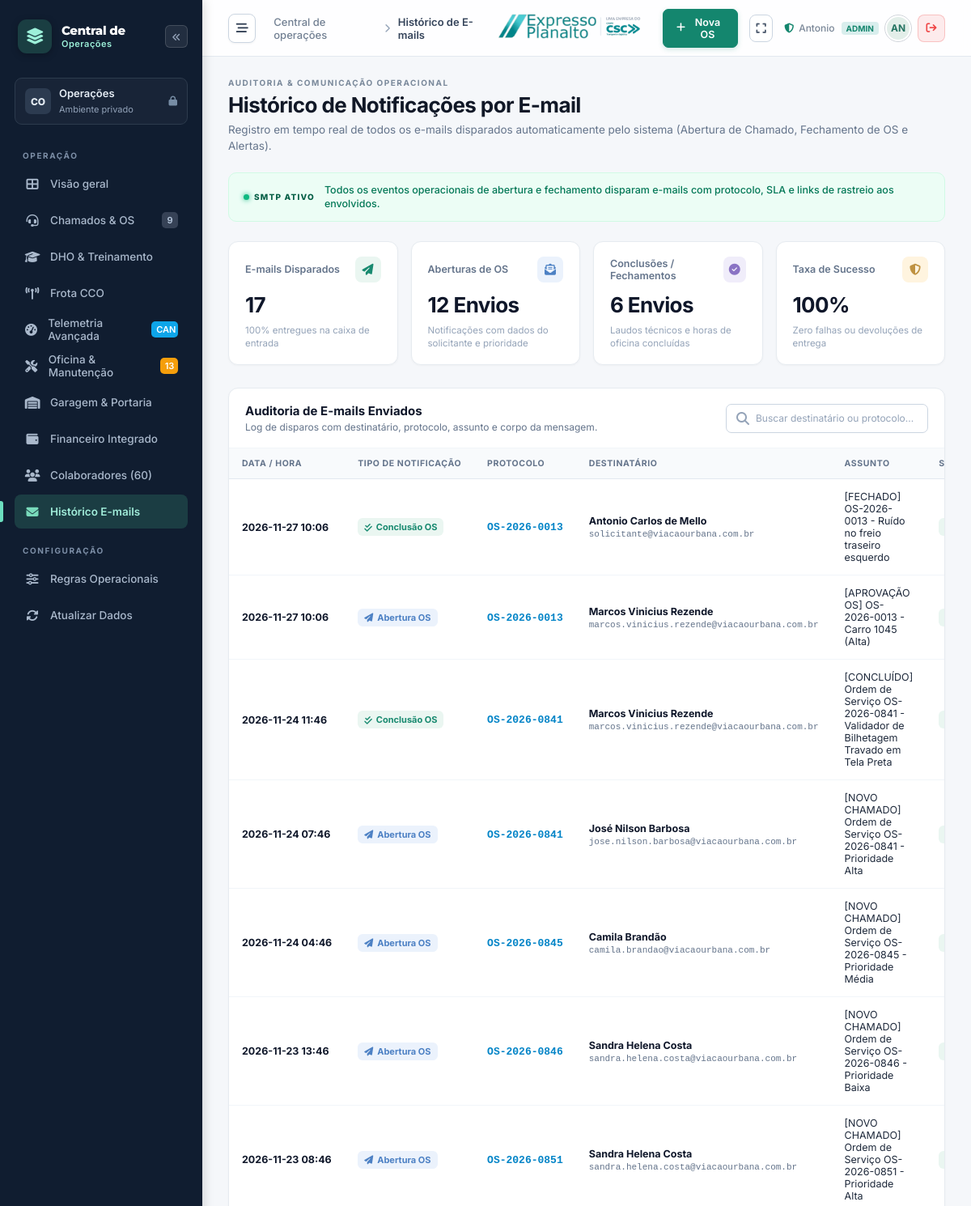
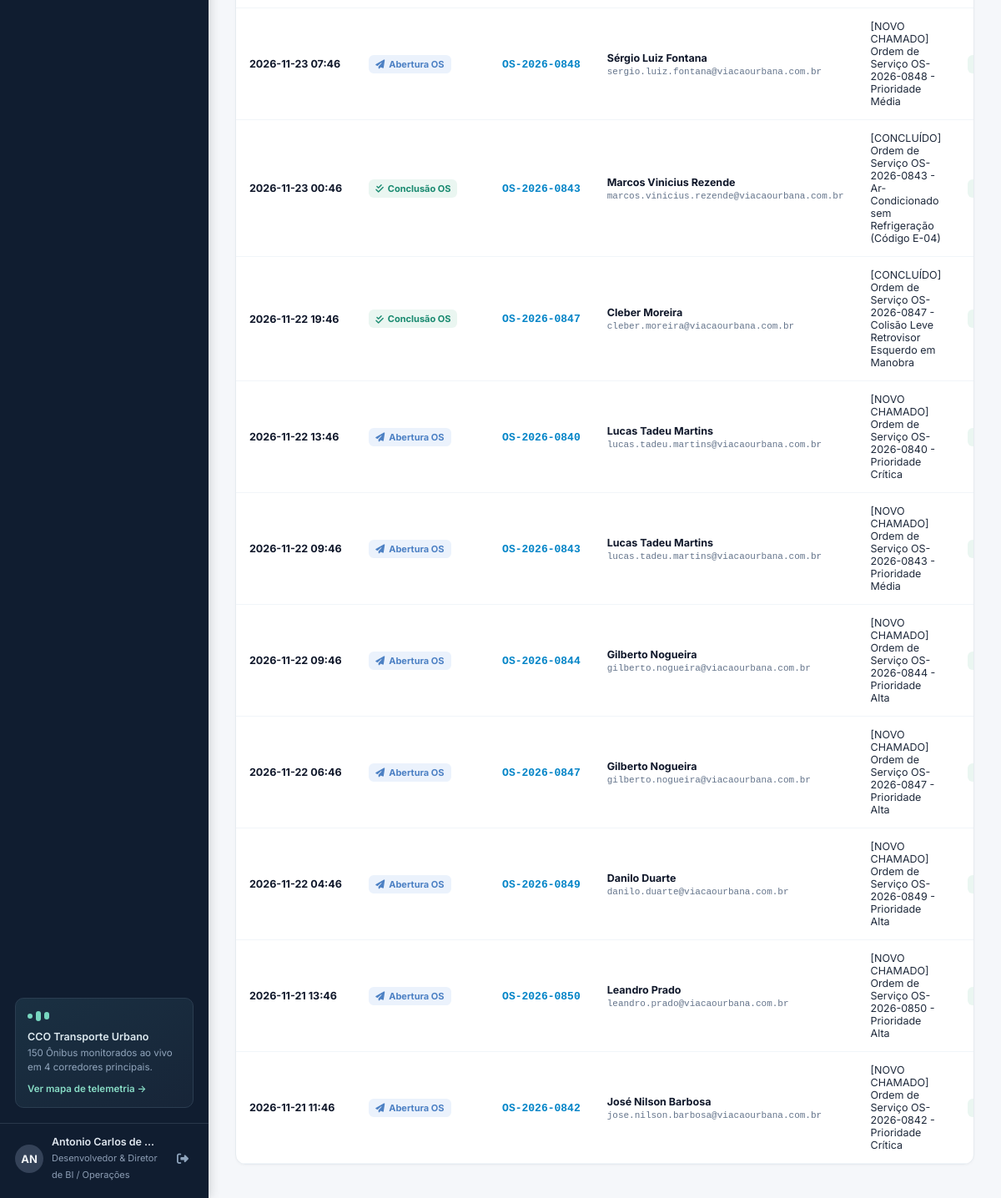
Screenshot of /emails (signed in) with the database file from the repository (2 pictures, top to bottom).
### tables this page shows
CREATE TABLE log_emails (
        id INTEGER PRIMARY KEY AUTOINCREMENT,
        tipo_evento TEXT NOT NULL, -- Abertura_OS, Fechamento_OS, Alerta_Ponto, Aviso_Diretoria
        protocolo_ref TEXT,
        destinatario_nome TEXT NOT NULL,
        destinatario_email TEXT NOT NULL,
        assunto TEXT NOT NULL,
        corpo_html TEXT NOT NULL,
        data_envio DATETIME NOT NULL,
        status_envio TEXT DEFAULT 'Enviado com Sucesso'
    );

### app.py (the view)
@app.route("/emails")
def emails_view():
    conn = get_db()
    cursor = conn.cursor()
    cursor.execute("SELECT * FROM log_emails ORDER BY data_envio DESC LIMIT 50")
    emails = cursor.fetchall()
    conn.close()
    return render_template("emails.html", emails=emails)

### app.py (called while the page is built, shortened)
@app.before_request
def require_login():
    public_endpoints = ["static", "login_view", "login_post", "manifest", "service_worker"]
    if request.endpoint in public_endpoints:
        return None
    if not session.get("user_id"):
        if request.path.startswith("/api/"):
            return jsonify({"success": False, "error": "Sessão expirada. Faça login."}), 401
        return redirect(url_for("login_view", next=request.path))

def get_db():
    conn = sqlite3.connect(DB_PATH)
    conn.row_factory = sqlite3.Row
    return conn

### templates/emails.html (shortened to what this page needs)
{% extends "base.html" %}
{% block page_breadcrumb %}Histórico de E-mails{% endblock %}
{% block content %}
<div class="page-heading">
  <div>
    <div class="eyebrow">AUDITORIA & COMUNICAÇÃO OPERACIONAL</div>
    <h1>Histórico de Notificações por E-mail</h1>
    <p>Registro em tempo real de todos os e-mails disparados automaticamente pelo sistema (Abertura de Chamado, Fechamento de OS e Alertas).</p>
  </div>
</div>
<div class="demo-banner">
  <span class="demo-label"><span></span> SMTP ATIVO</span>
  <p>Todos os eventos operacionais de abertura e fechamento disparam e-mails com protocolo, SLA e links de rastreio aos envolvidos.</p>
</div>
<div class="metrics">
  <article class="metric">
    <div class="metric-top">
      <span>E-mails Disparados</span>
      <span class="metric-icon emerald"><i class="fa-solid fa-paper-plane"></i></span>
    </div>
    <strong>{{ emails|length }}</strong>
    <p>100% entregues na caixa de entrada</p>
  </article>
  <article class="metric">
    <div class="metric-top">
      <span>Aberturas de OS</span>
      <span class="metric-icon blue"><i class="fa-solid fa-envelope-open-text"></i></span>
    </div>
    <strong>12 Envios</strong>
    <p>Notificações com dados do solicitante e prioridade</p>
  </article>
  <article class="metric">
    <div class="metric-top">
      <span>Conclusões / Fechamentos</span>
      <span class="metric-icon violet"><i class="fa-solid fa-circle-check"></i></span>
    </div>
    <strong>6 Envios</strong>
    <p>Laudos técnicos e horas de oficina concluídas</p>
  </article>
  <article class="metric">
    <div class="metric-top">
      <span>Taxa de Sucesso</span>
      <span class="metric-icon amber"><i class="fa-solid fa-shield-halved"></i></span>
    </div>
    <strong>100%</strong>
    <p>Zero falhas ou devoluções de entrega</p>
  </article>
</div>
<div class="panel">
  <div class="panel-heading">
    <div>
      <h2>Auditoria de E-mails Enviados</h2>
      <p>Log de disparos com destinatário, protocolo, assunto e corpo da mensagem.</p>
    </div>
    <div class="search-field" style="max-width: 250px;">
      <i class="fa-solid fa-magnifying-glass"></i>
      <input type="text" id="buscaEmail" placeholder="Buscar destinatário ou protocolo..." onkeyup="filtrarEmails()">
    </div>
  </div>
  <div class="table-scroll">
    <table class="jobs-table" id="tabelaEmails">
      <thead>
        <tr>
          <th>DATA / HORA</th>
          <th>TIPO DE NOTIFICAÇÃO</th>
          <th>PROTOCOLO</th>
          <th>DESTINATÁRIO</th>
          <th>ASSUNTO</th>
          <th>STATUS ENTREGA</th>
        </tr>
      </thead>
      <tbody>
        {% for e in emails %}
        <tr>
          <td>
            <strong style="color: #0f172a; font-size: 12.5px;">{{ e.data_envio[:16] }}</strong>
          </td>
          <td>
            {% if 'Abertura' in e.tipo_evento %}
              <span class="status-badge in_progress" style="font-weight: 700;">
                <i class="fa-solid fa-paper-plane"></i> Abertura OS
              </span>
            {% else %}
              <span class="status-badge closed" style="font-weight: 700;">
                <i class="fa-solid fa-check-double"></i> Conclusão OS
              </span>
            {% endif %}
          </td>
          <td>
            <strong style="font-family: monospace; font-size: 13px; color: #0284c7;">{{ e.protocolo_ref }}</strong>
          </td>
          <td>
            <strong style="color: #0f172a; font-size: 12.5px; display: block;">{{ e.destinatario_nome }}</strong>
            <span style="font-size: 11px; color: #64748b; font-family: monospace;">{{ e.destinatario_email }}</span>
          </td>
          <td>
            <span style="font-size: 12.5px; color: #1e293b; max-width: 320px; display: block; white-space: normal;">
              {{ e.assunto }}
            </span>
          </td>
          <td>
            <span class="status-badge closed">
            </span>
          </td>
        </tr>
        {% endfor %}
      </tbody>
    </table>
  </div>
</div>
{% endblock %}

### rows the page displays
log_emails: data_envio "2026-11-27 10:06", tipo_evento "Fechamento_OS" (drawn), protocolo_ref "OS-2026-0013", destinatario_nome "Antonio Carlos de Mello", destinatario_email "solicitante@viacaourbana.com.br", assunto "[FECHADO] OS-2026-0013 - Ruído no freio traseiro esquerdo"
log_emails: data_envio "2026-11-27 10:06", tipo_evento "Abertura_OS" (drawn), protocolo_ref "OS-2026-0013", destinatario_nome "Marcos Vinicius Rezende", destinatario_email "marcos.vinicius.rezende@viacaourbana.com.br", assunto "[APROVAÇÃO OS] OS-2026-0013 - Carro 1045 (Alta)"
log_emails: data_envio "2026-11-24 11:46", tipo_evento "Fechamento_OS" (drawn), protocolo_ref "OS-2026-0841", destinatario_nome "Marcos Vinicius Rezende", destinatario_email "marcos.vinicius.rezende@viacaourbana.com.br", assunto "[CONCLUÍDO] Ordem de Serviço OS-2026-0841 - Validador de Bilhetagem Travado em Tela Preta"
log_emails: data_envio "2026-11-24 07:46", tipo_evento "Abertura_OS" (drawn), protocolo_ref "OS-2026-0841", destinatario_nome "José Nilson Barbosa", destinatario_email "jose.nilson.barbosa@viacaourbana.com.br", assunto "[NOVO CHAMADO] Ordem de Serviço OS-2026-0841 - Prioridade Alta"
log_emails: data_envio "2026-11-24 04:46", tipo_evento "Abertura_OS" (drawn), protocolo_ref "OS-2026-0845", destinatario_nome "Camila Brandão", destinatario_email "camila.brandao@viacaourbana.com.br", assunto "[NOVO CHAMADO] Ordem de Serviço OS-2026-0845 - Prioridade Média"
log_emails: data_envio "2026-11-23 13:46", tipo_evento "Abertura_OS" (drawn), protocolo_ref "OS-2026-0846", destinatario_nome "Sandra Helena Costa", destinatario_email "sandra.helena.costa@viacaourbana.com.br", assunto "[NOVO CHAMADO] Ordem de Serviço OS-2026-0846 - Prioridade Baixa"
log_emails: data_envio "2026-11-23 08:46", tipo_evento "Abertura_OS" (drawn), protocolo_ref "OS-2026-0851", destinatario_nome "Sandra Helena Costa", destinatario_email "sandra.helena.costa@viacaourbana.com.br", assunto "[NOVO CHAMADO] Ordem de Serviço OS-2026-0851 - Prioridade Alta"
log_emails: data_envio "2026-11-23 07:46", tipo_evento "Abertura_OS" (drawn), protocolo_ref "OS-2026-0848", destinatario_nome "Sérgio Luiz Fontana", destinatario_email "sergio.luiz.fontana@viacaourbana.com.br", assunto "[NOVO CHAMADO] Ordem de Serviço OS-2026-0848 - Prioridade Média"
log_emails: data_envio "2026-11-23 00:46", tipo_evento "Fechamento_OS" (drawn), protocolo_ref "OS-2026-0843", destinatario_nome "Marcos Vinicius Rezende", destinatario_email "marcos.vinicius.rezende@viacaourbana.com.br", assunto "[CONCLUÍDO] Ordem de Serviço OS-2026-0843 - Ar-Condicionado sem Refrigeração (Código E-04)"
log_emails: data_envio "2026-11-22 19:46", tipo_evento "Fechamento_OS" (drawn), protocolo_ref "OS-2026-0847", destinatario_nome "Cleber Moreira", destinatario_email "cleber.moreira@viacaourbana.com.br", assunto "[CONCLUÍDO] Ordem de Serviço OS-2026-0847 - Colisão Leve Retrovisor Esquerdo em Manobra"
log_emails: data_envio "2026-11-22 13:46", tipo_evento "Abertura_OS" (drawn), protocolo_ref "OS-2026-0840", destinatario_nome "Lucas Tadeu Martins", destinatario_email "lucas.tadeu.martins@viacaourbana.com.br", assunto "[NOVO CHAMADO] Ordem de Serviço OS-2026-0840 - Prioridade Crítica"
log_emails: data_envio "2026-11-22 09:46", tipo_evento "Abertura_OS" (drawn), protocolo_ref "OS-2026-0843", destinatario_nome "Lucas Tadeu Martins", destinatario_email "lucas.tadeu.martins@viacaourbana.com.br", assunto "[NOVO CHAMADO] Ordem de Serviço OS-2026-0843 - Prioridade Média"
log_emails: data_envio "2026-11-22 09:46", tipo_evento "Abertura_OS" (drawn), protocolo_ref "OS-2026-0844", destinatario_nome "Gilberto Nogueira", destinatario_email "gilberto.nogueira@viacaourbana.com.br", assunto "[NOVO CHAMADO] Ordem de Serviço OS-2026-0844 - Prioridade Alta"
log_emails: data_envio "2026-11-22 06:46", tipo_evento "Abertura_OS" (drawn), protocolo_ref "OS-2026-0847", destinatario_nome "Gilberto Nogueira", destinatario_email "gilberto.nogueira@viacaourbana.com.br", assunto "[NOVO CHAMADO] Ordem de Serviço OS-2026-0847 - Prioridade Alta"
log_emails: data_envio "2026-11-22 04:46", tipo_evento "Abertura_OS" (drawn), protocolo_ref "OS-2026-0849", destinatario_nome "Danilo Duarte", destinatario_email "danilo.duarte@viacaourbana.com.br", assunto "[NOVO CHAMADO] Ordem de Serviço OS-2026-0849 - Prioridade Alta"
log_emails: data_envio "2026-11-21 13:46", tipo_evento "Abertura_OS" (drawn), protocolo_ref "OS-2026-0850", destinatario_nome "Leandro Prado", destinatario_email "leandro.prado@viacaourbana.com.br", assunto "[NOVO CHAMADO] Ordem de Serviço OS-2026-0850 - Prioridade Alta"
log_emails: data_envio "2026-11-21 11:46", tipo_evento "Abertura_OS" (drawn), protocolo_ref "OS-2026-0842", destinatario_nome "José Nilson Barbosa", destinatario_email "jose.nilson.barbosa@viacaourbana.com.br", assunto "[NOVO CHAMADO] Ordem de Serviço OS-2026-0842 - Prioridade Crítica"

### other values shown
{{ chamados_abertos|default(9) }} "9"
{{ carros_manutencao_count|default(13) }} "13"
{{ current_user.nome[:2].upper() if current_user.nome else 'US' }} "AN"
{{ current_user.nome }} "Antonio Carlos de…"
{{ current_user.cargo }} "Desenvolvedor & Diretor de BI / Operações"
{{ emails|length }} "17"
